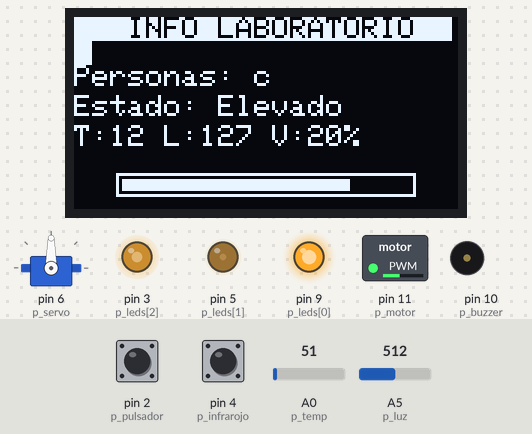
This program was run on a simulated Arduino Uno, built with avr-gcc and run on an emulated ATmega328P. Parts: servo, 128×64 one-colour display, switched loads named in the program (green lamp = pin HIGH), output pins drawn as LEDs (lit = HIGH), buzzer (waves = sounding). Inputs (shaded band) come from the test bench; at power-on: pin 2 (p_pulsador) HIGH, pin 4 (p_infrarojo) HIGH, A0 (p_temp) = 51, A5 (p_luz) = 512. What the program prints to the serial monitor is not drawn.

Above: at 1.2 s.
1.3 s: pin 2 (p_pulsador) pulled LOW for 0.2 s
At 2.3 s:
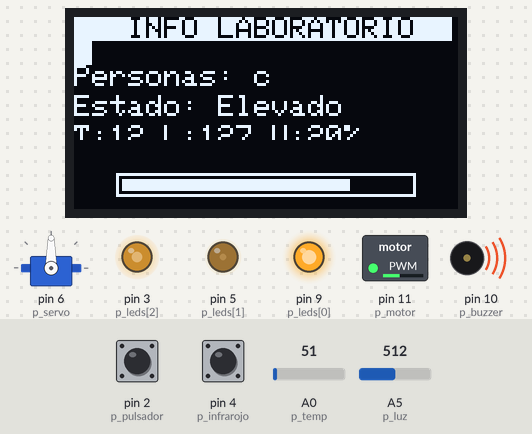
At 14.6 s:
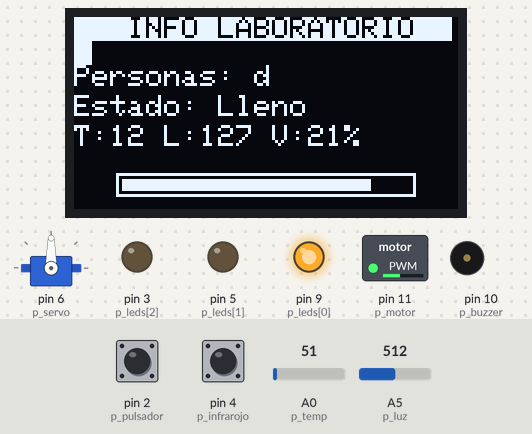
Timing chart, 0 to 15.0 s (numbered marks = the images above; inputs shaded):
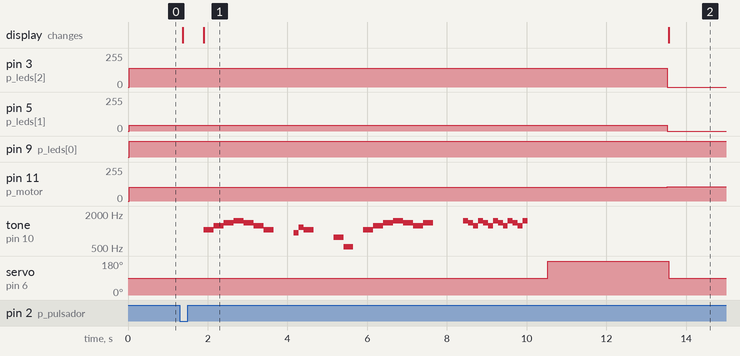

Measured:
- after the input at 1.3 s, pin 3 (p_leds[2]): 140/255 → 0/255 after 12.2 s; pin 5 (p_leds[1]): 45/255 → 0/255 after 12.2 s

The program:

main.cpp
```cpp
#include <Arduino.h>
#include <Servo.h>
#include <Wire.h>
#include <Adafruit_GFX.h>
#include <Adafruit_SSD1306.h>

#define ANCHO_PANTALLA 128
#define ALTO_PANTALLA 64
#define OLED_RESET -1
#define DIRECCION_OLED 0x3c

Adafruit_SSD1306 oled(ANCHO_PANTALLA, ALTO_PANTALLA, &Wire, OLED_RESET);

// Pines
int p_pulsador = 2, p_infrarojo = 4, p_luz = A5, p_temp = A0;
int p_leds[3] = {9,5,3};
int p_servo = 6, p_motor = 11, p_buzzer = 10;

// Variables
bool pulsador;
bool infrarojo;
bool pulsador_ant = false;
bool infrarojo_ant = false;
float luz;
float temp;
int leds[3] = {0,0,0};
String estado = "Normal";

int personas = 12;
int umbral_luz = 178, umbral_temp = 17;
int velocidad_motor = 0;
int maxVelocidad = 8415;

Servo servo;

void debug(int time){
  Serial.print("l_pulsador: ");
  if(pulsador)Serial.println("True");
  else Serial.println("Fals");
  Serial.print("l_infra: ");
  if(infrarojo)Serial.println("True");
  else Serial.println("False");
  Serial.print("l_luz: ");
  Serial.println(luz);
  Serial.print("l_temp: ");
  Serial.println(temp);
  Serial.print("Personas: ");
  Serial.println(personas);
  Serial.println(estado);
  Serial.println(leds[0]);
  delay(time);
}

void actualizar_estado(){
  if (personas <= 5) estado = "Normal";
  else if (personas >= 13) estado = "Lleno";
  else estado = "Elevado";
}

void actualizar_leds(){
  if(estado == "Normal"){
    leds[0] = 0;
    leds[1] = 255;
    leds[2] = 85;
  }else if(estado == "Elevado"){
    leds[0] = 255;
    leds[1] = 45;
    leds[2] = 140;
  }else{
    leds[0] = 255;
    leds[1] = 0;
    leds[2] = 0;
  }
}

void musica1(){
  // among us esta muy aguda
  tone(p_buzzer, 1046);
  delay(250);
  tone(p_buzzer, 1244);
  delay(250);
  tone(p_buzzer, 1400);
  delay(250);
  tone(p_buzzer, 1510);
  delay(250);
  tone(p_buzzer, 1400);
  delay(250);
  tone(p_buzzer, 1244);
  delay(250);
  tone(p_buzzer, 1046);
  delay(250);
  noTone(p_buzzer);
  delay(500);
  tone(p_buzzer, 932);
  delay(125);
  tone(p_buzzer, 1174);
  delay(125);
  tone(p_buzzer, 1046);
  delay(250);
  // end of first
  noTone(p_buzzer);
  delay(500);
  tone(p_buzzer, 780);
  delay(250);
  tone(p_buzzer, 525);
  delay(250);
  noTone(p_buzzer);
  delay(250);
  //secont part
  tone(p_buzzer, 1046);
  delay(250);
  tone(p_buzzer, 1244);
  delay(250);
  tone(p_buzzer, 1400);
  delay(250);
  tone(p_buzzer, 1510);
  delay(250);
  tone(p_buzzer, 1400);
  delay(250);
  tone(p_buzzer, 1244);
  delay(250);
  tone(p_buzzer, 1400);
  delay(250);
  noTone(p_buzzer);
  delay(750);
  //fast part
  tone(p_buzzer, 1510);
  delay(125);
  tone(p_buzzer, 1400);
  delay(125);
  tone(p_buzzer, 1244);
  delay(125);
  tone(p_buzzer, 1510);
  delay(125);
  tone(p_buzzer, 1400);
  delay(125);
  tone(p_buzzer, 1244);
  delay(125);
  tone(p_buzzer, 1510);
  delay(125);
  tone(p_buzzer, 1400);
  delay(125);
  tone(p_buzzer, 1244);
  delay(125);
  tone(p_buzzer, 1510);
  delay(125);
  tone(p_buzzer, 1400);
  delay(125);
  tone(p_buzzer, 1244);
  delay(125);
  tone(p_buzzer, 1510);
  delay(125);
  noTone(p_buzzer);
  delay(500);
}

void musica2(){
  // Primera melodía (escala descendente) convertida al formato tone/delay
  tone(p_buzzer, 466); // NOTE_AS4
  delay(125);          // 16 (semicorchea)
  tone(p_buzzer, 415); // NOTE_GS4
  delay(125);          // 16
  tone(p_buzzer, 349); // NOTE_F4
  delay(125);          // 16

  tone(p_buzzer, 494); // NOTE_B4
  delay(63);           // 32 (fusa)
  tone(p_buzzer, 466); // NOTE_AS4
  delay(63);           // 32

  tone(p_buzzer, 415); // NOTE_GS4
  delay(125);          // 16
  tone(p_buzzer, 349); // NOTE_F4
  delay(125);          // 16
  tone(p_buzzer, 311); // NOTE_DS4
  delay(125);          // 16
  tone(p_buzzer, 262); // NOTE_C4
  delay(125);          // 16
  tone(p_buzzer, 233); // NOTE_AS3
  delay(125);          // 16
  tone(p_buzzer, 208); // NOTE_GS3
  delay(125);          // 16
  tone(p_buzzer, 175); // NOTE_F3
  delay(125);          // 16
  tone(p_buzzer, 208); // NOTE_GS3
  delay(125);          // 16
  tone(p_buzzer, 233); // NOTE_AS3
  delay(125);          // 16
  tone(p_buzzer, 247); // NOTE_B3
  delay(125);          // 16
  tone(p_buzzer, 262); // NOTE_C4
  delay(125);          // 16
  tone(p_buzzer, 311); // NOTE_DS4
  delay(125);          // 16

  tone(p_buzzer, 330); // NOTE_E4
  delay(125);          // 16
  noTone(p_buzzer);    // Micro-pausa para separar las dos notas E4 seguidas
  delay(10);

  tone(p_buzzer, 330); // NOTE_E4
  delay(63);           // 32

  tone(p_buzzer, 349); // NOTE_F4
  delay(750);          // -4 (negra con puntillo)

  noTone(p_buzzer);    // Apagar el buzzer al finalizar la melodía
  delay(500);
}

void mostrarMensaje_ALERTA(String mensaje){
  oled.fillRect(0, 41, 128, 10, SSD1306_WHITE);
  oled.setTextSize(1);
  oled.setTextColor(SSD1306_BLACK);
  int posicionX = (128 - (mensaje.length() * 6)) / 2;
  if (posicionX < 0) posicionX = 0;
  oled.setCursor(posicionX, 42);
  oled.print(mensaje);
  oled.display();
  delay(500);
  oled.fillRect(0, 41, 128, 10, SSD1306_BLACK);
  oled.display();
}

void mostrarMensaje_INFO() {
  oled.clearDisplay();
  oled.setTextSize(1);

  // Título
  oled.setTextColor(SSD1306_BLACK, SSD1306_WHITE);
  oled.setCursor(0, 0);
  oled.println("   INFO LABORATORIO   ");

  oled.setTextColor(SSD1306_WHITE);

  // Línea 1: Personas
  oled.setCursor(0, 16);
  oled.print("Personas: ");
  oled.println(String(personas,HEX));

  // Línea 2: Estado
  oled.setCursor(0, 26);
  oled.print("Estado: ");
  oled.println(estado);

  // Línea 3: Sensores
  oled.setCursor(0, 36);
  oled.print("T:"); oled.print((int)temp);
  oled.print(" L:"); oled.print((int)luz);
  oled.print(" V:"); oled.print(map(velocidad_motor, 0, maxVelocidad, 0, 100));
  oled.println("%");

  // Barra de progreso
  oled.drawRect(14, 52, 100, 8, SSD1306_WHITE);
  int anchoBarra = map(personas, 0, 15, 0, 96);
  if(anchoBarra > 96) anchoBarra = 96;
  oled.fillRect(16, 54, anchoBarra, 4, SSD1306_WHITE);

  oled.display();
}

void abrirPuerta(){
  // Mueve el servo espera 3 segundos y vuelve a la posicion inicial
  servo.write(180);
  delay(3000);
  servo.write(90);
}

void encenderVentilador(int velocidad){
  // Enciende el ventilador con la velocidad proporcional a la variable "velocidad"
  int velocidad_PWM = map(velocidad, 0, maxVelocidad, 67, 255);
  if(velocidad_PWM > 255) velocidad_PWM = 255;
  if(velocidad_PWM < 0) velocidad_PWM = 0;
  analogWrite(p_motor, velocidad_PWM);
}

void setup() {
  // Setup inicial
  Serial.begin(9600);
  pinMode(p_pulsador, INPUT_PULLUP);
  pinMode(p_infrarojo, INPUT_PULLUP);
  pinMode(p_temp, INPUT);
  pinMode(p_buzzer, OUTPUT);
  pinMode(p_motor, OUTPUT);

  // Inicializar Servo
  servo.attach(p_servo);
  servo.write(90);

  // Inicializar pantalla OLED
  if(!oled.begin(SSD1306_SWITCHCAPVCC, DIRECCION_OLED)){
    while(true) {}
  }
}

void loop() {
  pulsador = (digitalRead(p_pulsador) == LOW);
  infrarojo = (digitalRead(p_infrarojo) == LOW);
  luz = map(analogRead(p_luz), 0, 1023, 0, 255);
  temp = map(analogRead(p_temp), 0, 1023, 0, 255);

  // INGRESO
  if(pulsador && !pulsador_ant){
    if(personas < 15){
      personas++;
      mostrarMensaje_ALERTA("Entrada reg.");
      musica1();
      abrirPuerta();
    } else {
      musica2();
      mostrarMensaje_ALERTA("Lab. Lleno!");
    }
  }

  // Salida
  if(infrarojo && personas > 0 && !infrarojo_ant){
    personas--;
    mostrarMensaje_ALERTA("Salida reg.");
  }

  // Ventilador
  if(personas > 7 || luz > umbral_luz || temp > umbral_temp){
    velocidad_motor = (personas * (luz + temp)) + (3 * temp);
  } else {
    velocidad_motor = 0;
  }
  encenderVentilador(velocidad_motor);

  // actualizar estado
  actualizar_estado();

  // Led con base al estado
  actualizar_leds();
  for(int i=0;i<3;i++)analogWrite(p_leds[i], leds[i]);
  mostrarMensaje_INFO();

  // Guardar estado anterior de los botones para que no cuente varias veces
  pulsador_ant = pulsador;
  infrarojo_ant = infrarojo;

  debug(100);
}
```
